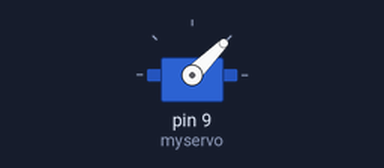
Bench run of a sketch on a simulated Arduino Uno, built with avr-gcc and run on an emulated ATmega328P. Parts: servo.

Above: at 1.05 s.
At 5.75 s:
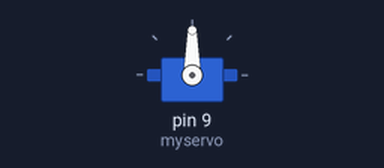
At 10.55 s:
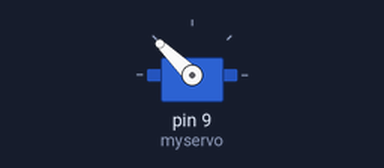
At 20.05 s:
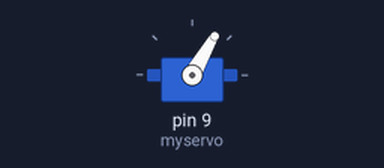
Timing chart, 0 to 27.9 s (numbered marks = the images above):
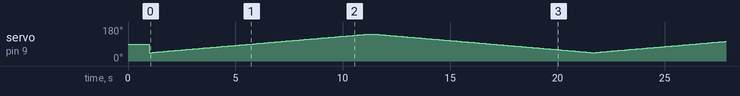

The sketch:

servo.ino
```cpp
//www.elegoo.com
//2018.12.19
#include <Servo.h>
/* After including the corresponding libraries,
   we can use the "class" like "Servo" created by the developer for us.
   We can use the functions and variables created in the libraries by creating
   objects like the following "myservo" to refer to the members in ".".*/

Servo myservo;
//it created an object called myservo.
/*  you can see Servo as a complex date type(Including functions and various data types)
    and see myservo as variables.               */

void setup() {
  /*"attach" and "write" are both functions,
     and they are members contained in the complex structure of "Servo".
     We can only use them if we create the object "myservo" for the complex structure of "Servo".
  */
  myservo.attach(9);//connect pin 9 with the control line(the middle line of Servo)
//  myservo.write(90);// move servos to center position -> 90°

//  myservo.write(0);
  delay(1000);
  myservo.writeMicroseconds(1000);
}
void loop() {
  for(int i=1000; i<=2000; i+=1) {
    delay(10);
    myservo.writeMicroseconds(i);
  }
  delay(500);
  for(int i=2000; i>=1000; i-=1) {
    delay(10);
    myservo.writeMicroseconds(i);
  }
//  for(int i = 0 ; i <= 90 ; i += 1) {
//    delay(50);
//    myservo.write(i);
//  }
//  for(int i = 90 ; i > 0 ; i -= 1) {
//    delay(50);
//    myservo.write(i);
//  }
//  myservo.write(90);// move servos to center position -> 90°
//  delay(1000);
//  myservo.write(60);// move servos to center position -> 60°
//  delay(1000);
//  myservo.write(90);// move servos to center position -> 90°
//  delay(1000);
//  myservo.write(150);// move servos to center position -> 120°
//  delay(1000);
}
```
